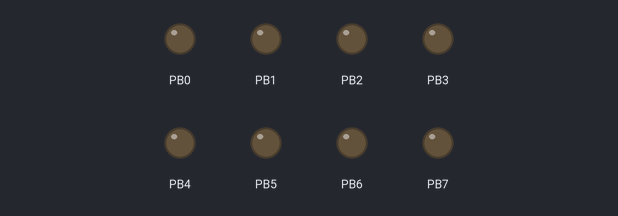
Bench run of a program on a simulated ATmega2560, built with avr-gcc and emulated at 16 MHz. On the bench: output pins drawn as LEDs (lit = HIGH). At 19.5 s the program stops and its outputs stay as they are.

Above: at 0.1 s.
At 2.1 s:
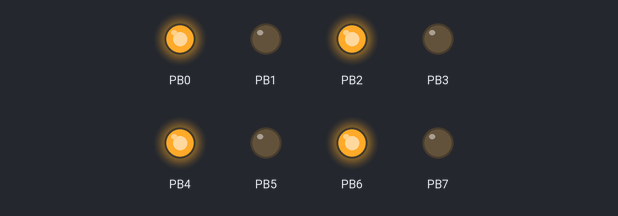
At 6.1 s:
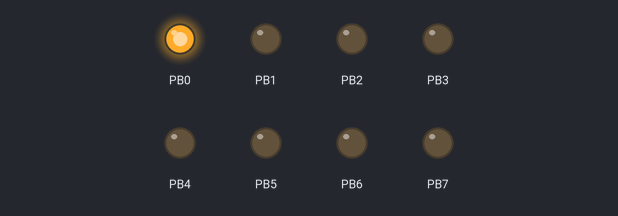
At 9.6 s:
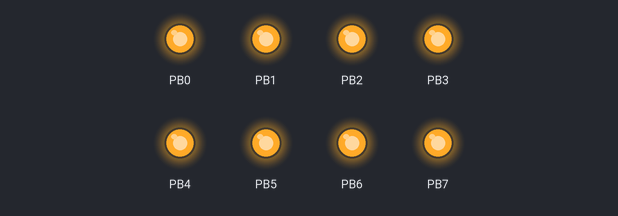
At 13.6 s:
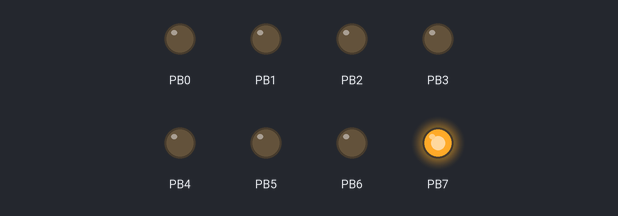
At 19.1 s:
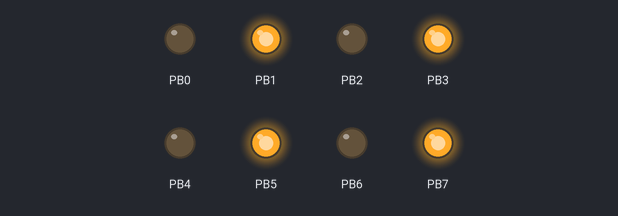
Timing chart, 0 to 20.6 s (numbered marks = the images above):
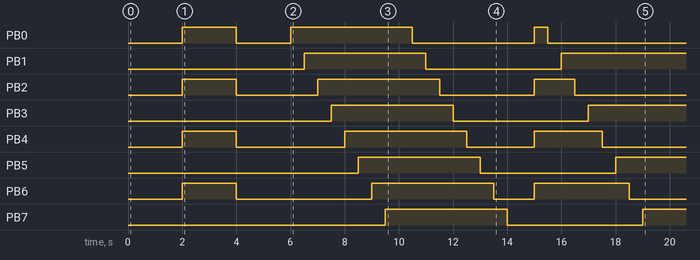

Measured:
- by itself, PB0: goes HIGH 2.0 s, LOW 2.0 s, HIGH 4.5 s, LOW 4.5 s, HIGH 0.50 s, then LOW
- by itself, PB1: LOW → HIGH at 6.5 s, → LOW 4.5 s later, → HIGH 5.0 s later
- by itself, PB2: goes HIGH 2.0 s, LOW 3.0 s, HIGH 4.5 s, LOW 3.5 s, HIGH 1.5 s, then LOW
- by itself, PB3: LOW → HIGH at 7.5 s, → LOW 4.5 s later, → HIGH 5.0 s later
- by itself, PB4: goes HIGH 2.0 s, LOW 4.0 s, HIGH 4.5 s, LOW 2.5 s, HIGH 2.5 s, then LOW
- by itself, PB5: LOW → HIGH at 8.5 s, → LOW 4.5 s later, → HIGH 5.0 s later
- by itself, PB6: goes HIGH 2.0 s, LOW 5.0 s, HIGH 4.5 s, LOW 1.5 s, HIGH 3.5 s, then LOW
- by itself, PB7: LOW → HIGH at 9.5 s, → LOW 4.5 s later, → HIGH 5.0 s later

The program:

LAB7_1.c
```c
/*************************************
* MSYS, LAB7, Part 1                 *
* Testprogram for LED driver         *
*                                    *
* Henning Hargaard 22/9 2015         *
**************************************/
#define F_CPU 16000000
#include <util/delay.h>
#include <avr/io.h>
#include "led.h"

#define KORT_PAUSE _delay_ms(500)
#define PAUSE _delay_ms(2000)

int main()
{
	unsigned char i;

	// Test af "initLEDport"
	initLEDport();
	PAUSE;

	// Test af "writeAllLEDs"
	writeAllLEDs(0b01010101);
	PAUSE;
	writeAllLEDs(0);
	PAUSE;

	// Test af "turnOnLED"
	for (i=0; i<8; i++)
	{
		turnOnLED(i);
		KORT_PAUSE;
	}
	turnOnLED(17);
	KORT_PAUSE;

	// Test af "turnOffLED"
	for (i=0; i<8; i++)
	{
		turnOffLED(i);
		KORT_PAUSE;
	}
	turnOffLED(117);
	KORT_PAUSE;

	// Test af "toggleLED"
	writeAllLEDs(0b01010101);
	KORT_PAUSE;
	for (i=0; i<8; i++)
	{
		toggleLED(i);
		KORT_PAUSE;
	}
	toggleLED(117);

	// Bliv her altid
	while (1)
	{}
}
```

led.c
```c
/*************************************************
* "LED.C"                                        *
* Implementation file for "Mega2560 LED driver"  *
* Henning Hargaard, 22/9 2015                    *
**************************************************/
#include <avr/io.h>
#define MAX_LED_NR 7

void initLEDport()
{
	DDRB = 0xFF;
	PORTB = 0;
}

void writeAllLEDs(unsigned char pattern)
{
  // Hent parameteren og skriv til lysdioderne
	PORTB = pattern;
}

void turnOnLED(unsigned char led_nr)
{
// Lokal variabel
unsigned char mask;
  // Vi skal kun lave noget, hvis led_nr < 8
  if (led_nr <= MAX_LED_NR)
  {
    // Dan maske på basis af parameteren (led_nr)
    mask = 0b00000001 << led_nr;
    // Tænd den aktuelle lysdiode (de andre ændres ikke)
    PORTB = PINB | mask;
  }
}

void turnOffLED(unsigned char led_nr)
{
	//Lokal variabel
	unsigned char mask;
	if (led_nr <= MAX_LED_NR)
	{
		mask = 0b00000001 << led_nr;
	}
	PORTB = PINB & ~mask;
}

void toggleLED(unsigned char led_nr)
{
	unsigned char mask;
	if (led_nr <= MAX_LED_NR)
	{
		mask = 0b00000001 << led_nr;
	}
	PORTB = PINB ^ mask;
}
```

led.h
```c
/******************************************
* "LED.H"                                 *
* Header file for "Mega2560 LED driver"   *
* Henning Hargaard, 22/9 2015             *
*******************************************/
void init_LEDport();
void writeAllLEDs(unsigned char pattern);
void turnOnLED(unsigned char led_nr);
void turnOffLED(unsigned char led_nr);
void toggleLED(unsigned char led_nr);
/******************************************/
```

switch.c
```c
/**********************************************************
* "Switch.c"                                              *
* Implementation for "Mega2560 I/O Shield" SWITCH driver. *
* Henning Hargaard, 23/9 2015                             *
***********************************************************/
#include <avr/io.h>

// Klargør switch-porten
void initSwitchPort()
{
}

// Læser alle switches samtidigt
unsigned char switchStatus()
{
}

// Returnerer TRUE, hvis switchen med nummeret
// "switch_nr" er aktiveret - ellers returneres FALSE
unsigned char switchOn(unsigned char switch_nr)
{
} 
```
